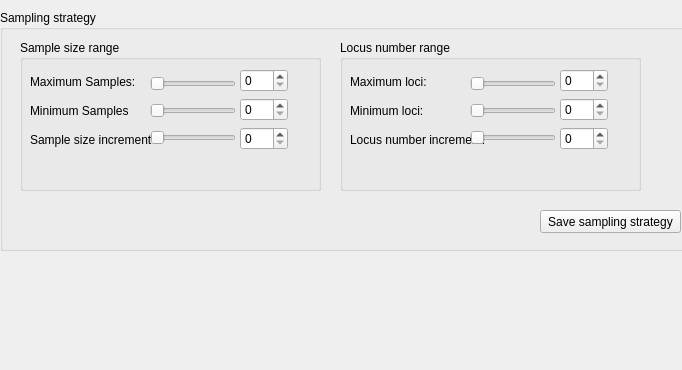
      <widget class="QWidget" name="page_8">
       <property name="geometry">
        <rect>
         <x>0</x>
         <y>0</y>
         <width>682</width>
         <height>370</height>
        </rect>
       </property>
       <attribute name="label">
        <string>Step 4 - Create / modify sampling strategy</string>
       </attribute>
       <widget class="QGroupBox" name="groupBox_28">
        <property name="geometry">
         <rect>
          <x>0</x>
          <y>10</y>
          <width>691</width>
          <height>241</height>
         </rect>
        </property>
        <property name="title">
         <string>Sampling strategy</string>
        </property>
        <widget class="QGroupBox" name="groupBox_29">
         <property name="geometry">
          <rect>
           <x>20</x>
           <y>30</y>
           <width>301</width>
           <height>151</height>
          </rect>
         </property>
         <property name="title">
          <string>Sample size range</string>
         </property>
         <widget class="QWidget" name="layoutWidget_43">
          <property name="geometry">
           <rect>
            <x>10</x>
            <y>30</y>
            <width>130</width>
            <height>81</height>
           </rect>
          </property>
          <layout class="QVBoxLayout" name="verticalLayout_43">
           <item>
            <widget class="QLabel" name="label_61">
             <property name="text">
              <string>Maximum Samples:</string>
             </property>
            </widget>
           </item>
           <item>
            <widget class="QLabel" name="label_62">
             <property name="text">
              <string>Minimum Samples</string>
             </property>
            </widget>
           </item>
           <item>
            <widget class="QLabel" name="label_63">
             <property name="text">
              <string>Sample size increment</string>
             </property>
            </widget>
           </item>
          </layout>
         </widget>
         <widget class="QWidget" name="layoutWidget_44">
          <property name="geometry">
           <rect>
            <x>130</x>
            <y>30</y>
            <width>86</width>
            <height>81</height>
           </rect>
          </property>
          <layout class="QVBoxLayout" name="verticalLayout_44">
           <item>
            <widget class="QSlider" name="horizontalSlider_48">
             <property name="orientation">
              <enum>Qt::Horizontal</enum>
             </property>
            </widget>
           </item>
           <item>
            <widget class="QSlider" name="horizontalSlider_49">
             <property name="orientation">
              <enum>Qt::Horizontal</enum>
             </property>
            </widget>
           </item>
           <item>
            <widget class="QSlider" name="horizontalSlider_50">
             <property name="orientation">
              <enum>Qt::Horizontal</enum>
             </property>
            </widget>
           </item>
          </layout>
         </widget>
         <widget class="QWidget" name="layoutWidget_45">
          <property name="geometry">
           <rect>
            <x>220</x>
            <y>29</y>
            <width>48</width>
            <height>81</height>
           </rect>
          </property>
          <layout class="QVBoxLayout" name="verticalLayout_45">
           <item>
            <widget class="QSpinBox" name="spinBox_40"/>
           </item>
           <item>
            <widget class="QSpinBox" name="spinBox_41"/>
           </item>
           <item>
            <widget class="QSpinBox" name="spinBox_42"/>
           </item>
          </layout>
         </widget>
        </widget>
        <widget class="QGroupBox" name="groupBox_30">
         <property name="geometry">
          <rect>
           <x>340</x>
           <y>30</y>
           <width>301</width>
           <height>151</height>
          </rect>
         </property>
         <property name="title">
          <string>Locus number range</string>
         </property>
         <widget class="QWidget" name="layoutWidget_46">
          <property name="geometry">
           <rect>
            <x>10</x>
            <y>30</y>
            <width>145</width>
            <height>81</height>
           </rect>
          </property>
          <layout class="QVBoxLayout" name="verticalLayout_46">
           <item>
            <widget class="QLabel" name="label_64">
             <property name="text">
              <string>Maximum loci:</string>
             </property>
            </widget>
           </item>
           <item>
            <widget class="QLabel" name="label_65">
             <property name="text">
              <string>Minimum loci:</string>
             </property>
            </widget>
           </item>
           <item>
            <widget class="QLabel" name="label_66">
             <property name="text">
              <string>Locus number increment:</string>
             </property>
            </widget>
           </item>
          </layout>
         </widget>
         <widget class="QWidget" name="layoutWidget_47">
          <property name="geometry">
           <rect>
            <x>130</x>
            <y>30</y>
            <width>86</width>
            <height>81</height>
           </rect>
          </property>
          <layout class="QVBoxLayout" name="verticalLayout_47">
           <item>
            <widget class="QSlider" name="horizontalSlider_51">
             <property name="orientation">
              <enum>Qt::Horizontal</enum>
             </property>
            </widget>
           </item>
           <item>
            <widget class="QSlider" name="horizontalSlider_52">
             <property name="orientation">
              <enum>Qt::Horizontal</enum>
             </property>
            </widget>
           </item>
           <item>
            <widget class="QSlider" name="horizontalSlider_53">
             <property name="orientation">
              <enum>Qt::Horizontal</enum>
             </property>
            </widget>
           </item>
          </layout>
         </widget>
         <widget class="QWidget" name="layoutWidget_48">
          <property name="geometry">
           <rect>
            <x>220</x>
            <y>29</y>
            <width>48</width>
            <height>81</height>
           </rect>
          </property>
          <layout class="QVBoxLayout" name="verticalLayout_48">
           <item>
            <widget class="QSpinBox" name="spinBox_43"/>
           </item>
           <item>
            <widget class="QSpinBox" name="spinBox_44"/>
           </item>
           <item>
            <widget class="QSpinBox" name="spinBox_45"/>
           </item>
          </layout>
         </widget>
        </widget>
        <widget class="QPushButton" name="pushButton_9">
         <property name="geometry">
          <rect>
           <x>540</x>
           <y>200</y>
           <width>141</width>
           <height>23</height>
          </rect>
         </property>
         <property name="text">
          <string>Save sampling strategy</string>
         </property>
        </widget>
       </widget>
      </widget>
